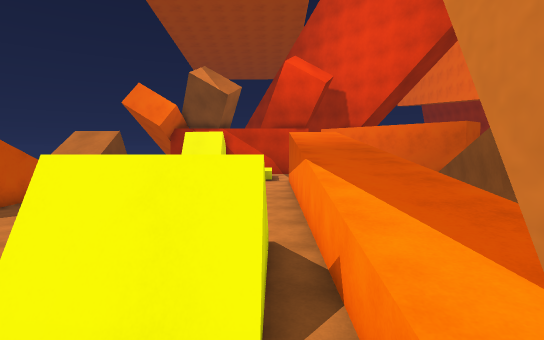
[1] (above)

17 first-person views from a walk through a Unity game level. The camera is 1.3 m above the floor, tilts 4° down and sees 80° across. The floor is counted in squares, 1 m on a side. Each view is taken from the middle of a square. On the plan, view 1 faces up. The plan holds only what a view shows up to about 14 squares ahead; the rest is blank. The place goes on beyond the plan. The player is left out.

[2]
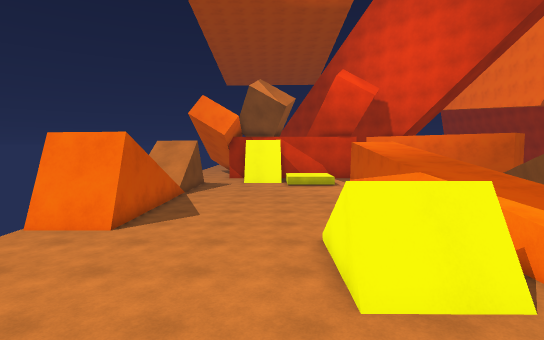

[3]
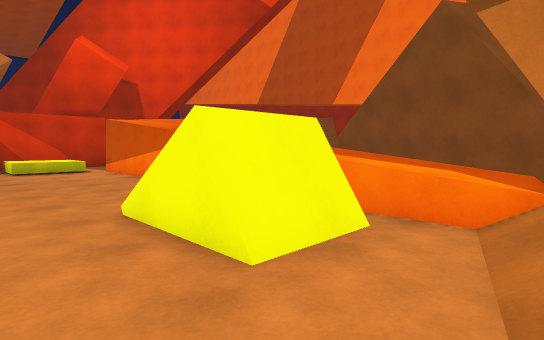

[4]
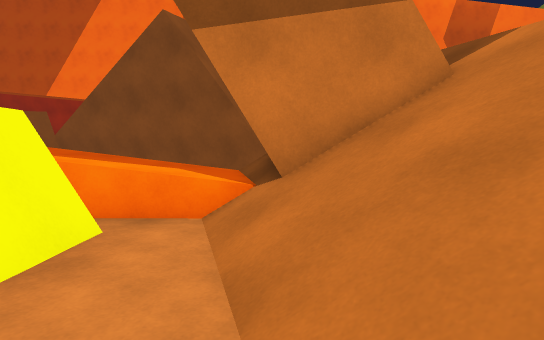

[5]
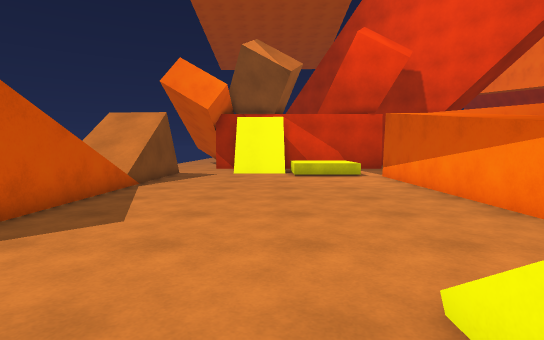

[6]
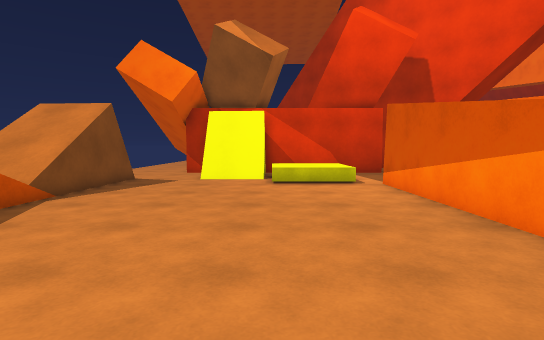

[7]
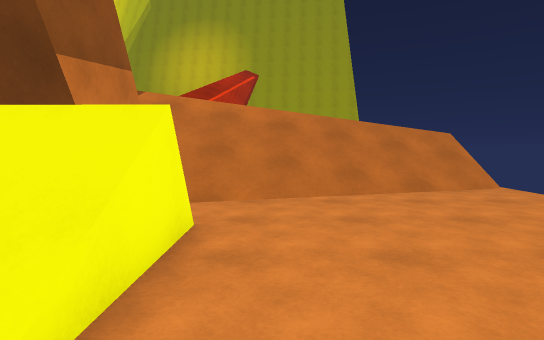

[8]
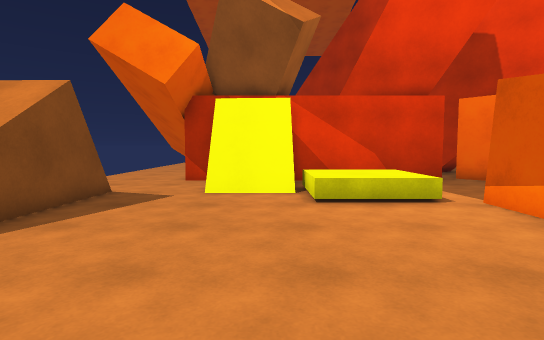

[9]
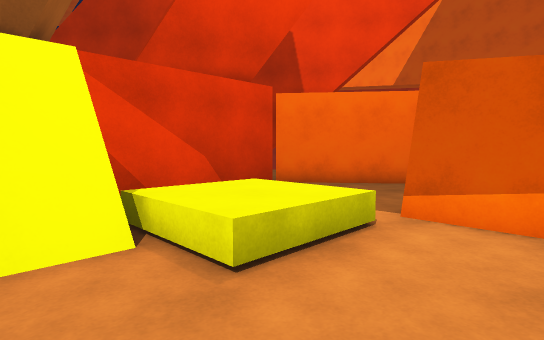

[10]
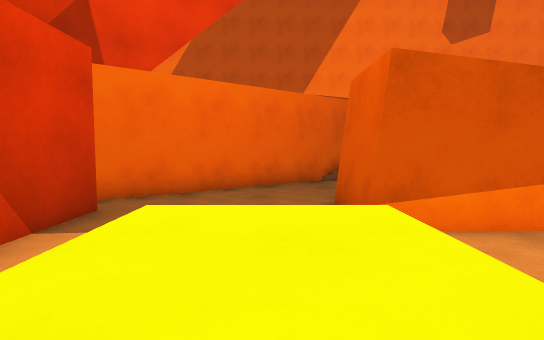

[11]
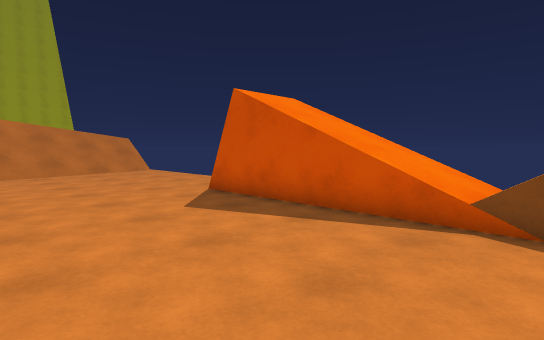

[12]
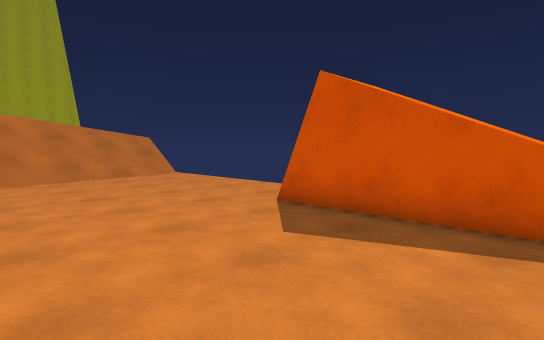

[13]
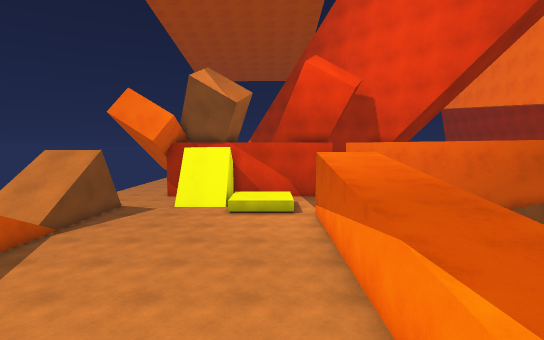

[14]
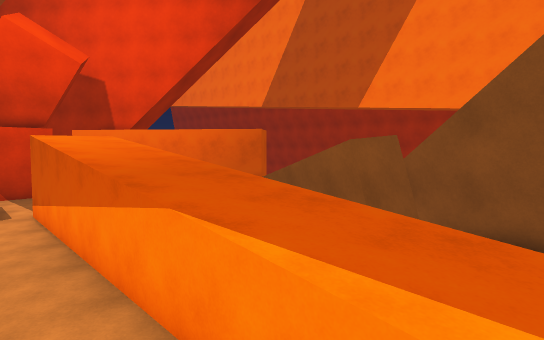

[15]
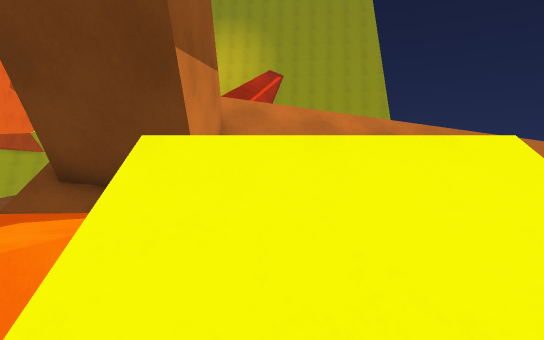

[16]
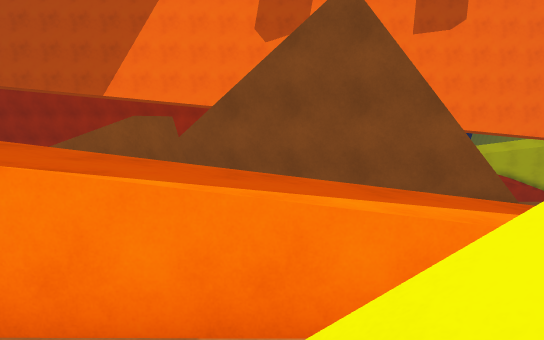

[17]
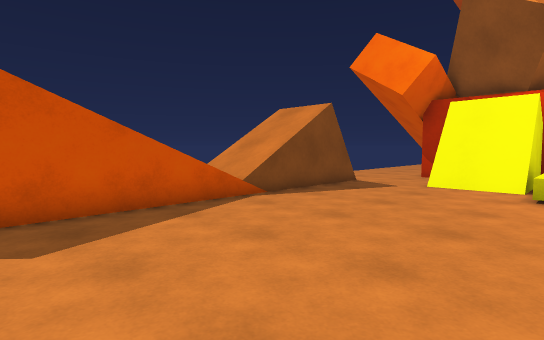

### Floor plan
Key: @ floor where view 1 was taken; # wall or solid block; x gap in a wall; . main floor; : floor 0.5 m higher than the main floor; + floor 1 m higher than the main floor; * floor 1.25 m higher than the main floor; % floor 1.75 m higher than the main floor; & floor 2 m higher than the main floor; $ floor 2.25 m higher than the main floor; / step, stairs or slope; = window, fence, low wall or low ledge; ^ raised ledge; v drop or lower ground.
Columns run from 11 left of view 1 to 10 right of it. Each row starts with its distance up from view 1.
 25  ...           #
 24  ...##  #########
 23  ....#  #    .. #
 22   ...####.......##
 21   ...###^^^^.....##
 20   #.....^^^^......##
 19  v#.....^^^^#......#
 18 =$x.........####...##
 17 =%=.........#      =^#
 16 =++.........#      ^
 15 =::.........#      ^
 14 =::.........#      ^
 13 =++.........#     ##
 12 =**.........#     #
 11 =&&.........^^^   #
 10 =$$.........^^^   #
  9 =##.........^^^   ###
  8 ###.........^^^    =#
  7 ............^^^    ##
  6 .........///^^^    ##
  5 .........///^^^    #
  4 .........//v^^^    #
  3 .........#v.^^^   ##
  2 ............^^^   #
  1  ........../^#^   #
  0 ........///@##^=
 -1 ....////////#
 -2 .///////////#
 -3 ////////////=
 -4 /////////////
 -5 /////vvvv

Positions as (right, up) in squares from view 1, and headings:
1: (0, 0), facing up
2: (-4, -2), facing up
3: (-5, 0), facing up-right
4: (-5, 0), facing right
5: (-4, 4), facing up
6: (-3, 7), facing up
7: (-4, 8), facing down
8: (-4, 11), facing up
9: (-5, 16), facing up-right
10: (-4, 20), facing right
11: (-3, 16), facing down-left
12: (-3, 13), facing down-left
13: (-1, 4), facing up
14: (-1, 5), facing up-right
15: (-1, 6), facing down
16: (-2, 6), facing right
17: (-2, 9), facing up-left
